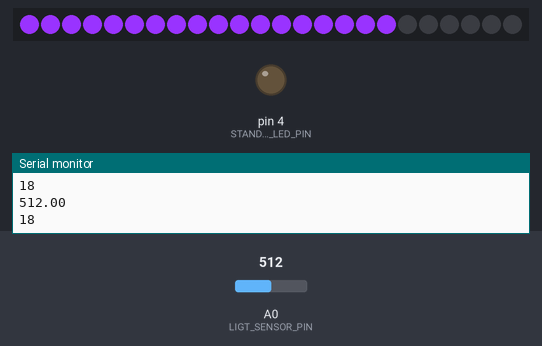
A sketch run on a simulated Arduino Uno, built with avr-gcc and run on an emulated ATmega328P. Parts: 24 RGB LEDs in strip order, left to right, output pins drawn as LEDs (lit = HIGH), the last lines printed to the serial monitor. Inputs (shaded band) come from the test bench; at power-on: A0 (LIGT_SENSOR_PIN) = 512.

Above: at 1.2 s.
1.3 s: A0 (LIGT_SENSOR_PIN) set to 659
At 2.5 s:
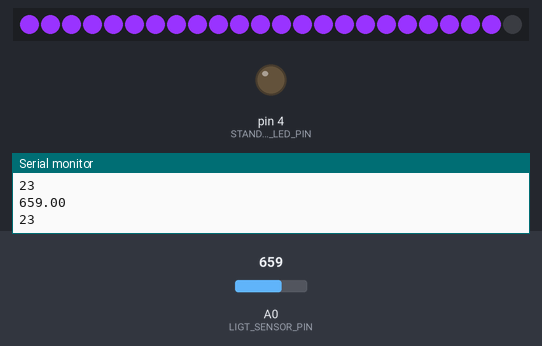
2.9 s: A0 (LIGT_SENSOR_PIN) set to 681
4.4 s: A0 (LIGT_SENSOR_PIN) set to 0
At 5.6 s:
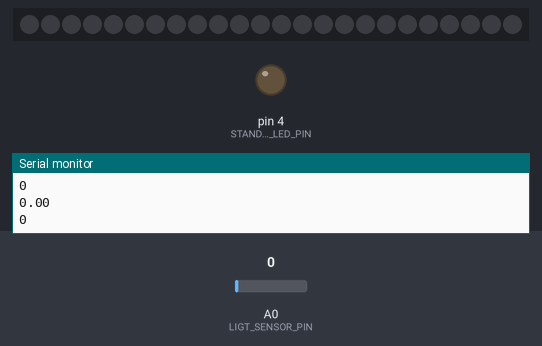
5.9 s: A0 (LIGT_SENSOR_PIN) set to 25
7.4 s: A0 (LIGT_SENSOR_PIN) set to 32
9.0 s: A0 (LIGT_SENSOR_PIN) set to 716
At 10.2 s:
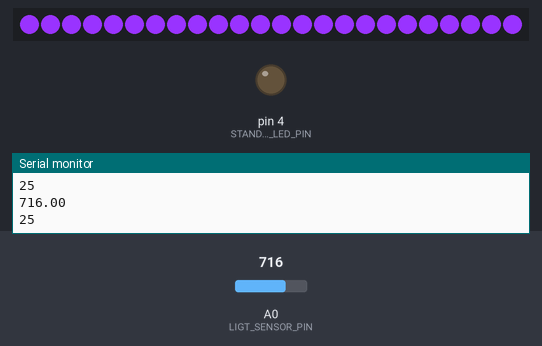
Timing chart, 0 to 11.5 s (numbered marks = the images above; inputs shaded):
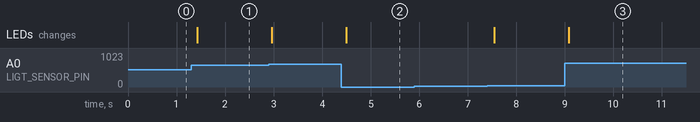

Measured:
- after the input at 1.3 s, the LEDs: change after 0.13 s (image 1)
- after the input at 4.4 s, the LEDs: change after 0.09 s (image 2)
- after the input at 9.0 s, the LEDs: change after 0.08 s (image 3)

The sketch:

exerc_4_3.ino
```cpp
// (C) Maryam Esmaeili Darestani, Lucas Nordgren, Hannah Shiels: Group 6 2022
// Work package 4
// Exercise 3
// Submission code: 777339


/**
 * Create a system based on Arduino Uno or Arduino Yun, which periodically measures one of the following:
 • Temperature
 • Sound (using sonic sensor), or
 • Light intensity
 using NeoPixel ring (addressable LEDs) to display the value based on the sensor. For example, the temperature based on
 the temperature sensor. Since the NeoPixel ring is a ring, you should indicate that you reached the limit of LEDs by
 adding one more, standard red LED. The red LED should be ON after all NeoPixel ring’s LEDs are ON. Optional: you can add
 speaker (Pizo) to make a sound in addition to turning ON the red LED.

TinkerCad Link: https://www.tinkercad.com/things/b3uAztfvfwF-wp4exerc3/editel
 */

//------ Imports   ----------
#include <Adafruit_NeoPixel.h>      //The library associated to neon pixels


// ------ Defines   ----------
#define NEO_PIN 2                   //The digital pin that the neo pixel is connected through
#define STANDARD_LED_PIN 4          //Teh digital pin that the standard LED is connected with
#define LIGT_SENSOR_PIN A0          //The analogue pin which the light sensor is connected through
#define SPEAKER 3                   //The digital pin which the speaker is connected with
#define NUMBER_OF_PIXELS 24         //The number of pixels in a neon pixel
#define LOWEST_LIGHT_VALUE 6.00     //The lowest value that the light sensor shows
#define HIGHEST_LIGHT_VALUE 679.00  //The highest value that the light sensor shows
#define DELAY 100                   //The allocated time for delays in milliseconds

//------ Variables etc   ----------
float lightVal = 0.0;               //The value which is rad from the board goes in this
const float intensityUnit = (HIGHEST_LIGHT_VALUE - LOWEST_LIGHT_VALUE) / NUMBER_OF_PIXELS;           //The light intensity value corresponding to each pixel
Adafruit_NeoPixel pixels = Adafruit_NeoPixel(NUMBER_OF_PIXELS, NEO_PIN, NEO_GRB + NEO_KHZ800); //To use the neo library
int redColor = 0;                   //The red amount of the pixel color
int greenColor = 255;               //The green amount of the pixel color
int blueColor = 0;                  //The blue amount of the pixel color
int onPixels = 0;                   //The umber of pixels that are on
int offPixels = 0;                  //The number of pixels that are off

// ------Main   ----------
//Initiate the program
void setup()
{
    pixels.begin();                    //Initialize the library
    pinMode(LIGT_SENSOR_PIN, INPUT);   //Define the light sensor as input
    pinMode(SPEAKER, OUTPUT);          //Define the speaker as output
    pinMode(STANDARD_LED_PIN, OUTPUT); //Define the pin for the standard LED
    Serial.begin(9600);                //For debugging purpose
}

//This loop happens over and over while running the code
void loop()
{

    lightVal = analogRead(LIGT_SENSOR_PIN);          //Read the value from the light sensor
    Serial.println(lightVal);           //Print out the value for debugging
    ledHandler();                       //Turn on the LEDs in neo pixel according to the light intensity
    setAlert();                         //Alert with the speaker and the standard LED
    delay(DELAY);                       //To improve simulation performance
}

void ledHandler()
{
    onPixels = lightVal / intensityUnit;       //Calculate the number of pixels that should turn on according to the current light intensity
    Serial.println(onPixels);                  //Print the value for err handling

    for (int i = 0; i < onPixels; i++) {           //Loop through the LEDs which are supposed to turn on
        setColor(i, true);                         //set the color of LEDs and turn the neo pixel on

    }

    for (int i = onPixels; i < NUMBER_OF_PIXELS; i++) {   //Loop through the LEDs that are supposed to be off
        setColor(i, false);                               //Turn them off if they are not already
    }

}

void setColor(int i,bool isOn)
{
    if(isOn)    //if the LED should turn on
    {
        redColor = 153;    //Set LED to a purple color
        greenColor = 51;   //Set LED to a purple color
        blueColor = 255;   //Set LED to a purple color
    } else    //if the LED should turn off
    {
        redColor = 0;    //turn off
        greenColor = 0;  //turn off
        blueColor = 0;   //Turn off
    }
    pixels.setPixelColor(i, pixels.Color(redColor, greenColor, blueColor));     //Set the LED color
    pixels.show();             //turn on the noe pixel in arduino board
}

void setAlert()
{
    if (lightVal == HIGHEST_LIGHT_VALUE){      //If the light intensity is the highest
        tone(SPEAKER, 500, 200);               //Alert in some frequency
        digitalWrite(STANDARD_LED_PIN, HIGH);  //Alert with red LED
    } else {                  //If the light intensity is not the highest
        noTone(SPEAKER);                       //turn off the speaker
        digitalWrite(STANDARD_LED_PIN, LOW);  //Turn off the red LED
    }
}
```
